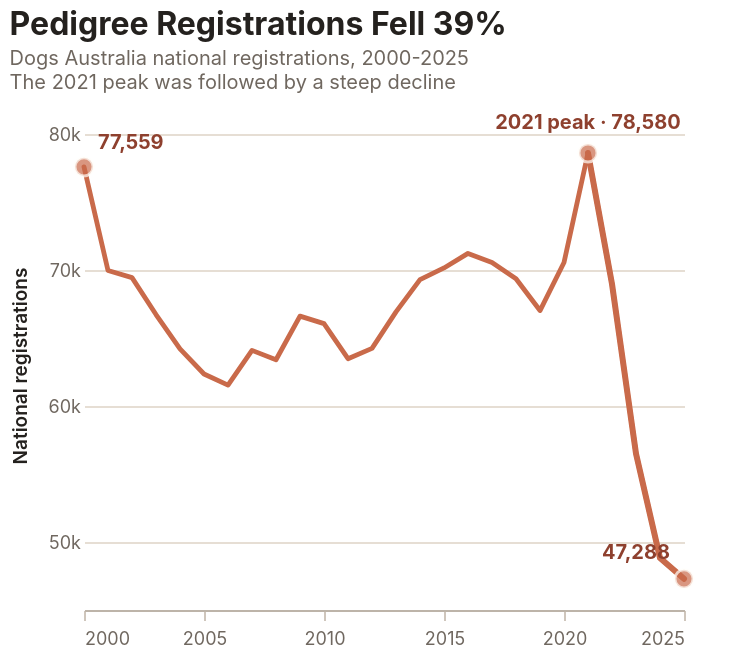

Specify this chart in Vega-Lite:
### Vega-Lite specification from a JSON file in a GitHub repository (floating-point values rounded to 4 significant figures)
{"$schema": "https://vega.github.io/schema/vega-lite/v6.json", "width": "container", "height": 245, "background": null, "padding": {"left": 4, "right": 16, "top": 4, "bottom": 0}, "title": {"text": "Pedigree Registrations Fell 39%", "subtitle": ["Dogs Australia national registrations, 2000-2025", "The 2021 peak was followed by a steep decline"], "anchor": "start", "font": "Inter", "fontSize": 16, "fontWeight": 700, "color": "#24211E", "subtitleFont": "Inter", "subtitleFontSize": 10, "subtitleColor": "#6F675F", "subtitlePadding": 4, "offset": 10}, "data": {"values": [{"Year": 2000, "Registrations": 77559}, {"Year": 2001, "Registrations": 69946}, {"Year": 2002, "Registrations": 69419}, {"Year": 2003, "Registrations": 66710}, {"Year": 2004, "Registrations": 64189}, {"Year": 2005, "Registrations": 62340}, {"Year": 2006, "Registrations": 61524}, {"Year": 2007, "Registrations": 64074}, {"Year": 2008, "Registrations": 63387}, {"Year": 2009, "Registrations": 66588}, {"Year": 2010, "Registrations": 66040}, {"Year": 2011, "Registrations": 63465}, {"Year": 2012, "Registrations": 64224}, {"Year": 2013, "Registrations": 66904}, {"Year": 2014, "Registrations": 69274}, {"Year": 2015, "Registrations": 70130}, {"Year": 2016, "Registrations": 71199}, {"Year": 2017, "Registrations": 70524}, {"Year": 2018, "Registrations": 69335}, {"Year": 2019, "Registrations": 66999}, {"Year": 2020, "Registrations": 70533}, {"Year": 2021, "Registrations": 78580}, {"Year": 2022, "Registrations": 68950}, {"Year": 2023, "Registrations": 56491}, {"Year": 2024, "Registrations": 48820}, {"Year": 2025, "Registrations": 47288}]}, "layer": [{"mark": {"type": "line", "stroke": "#C96A4A", "strokeWidth": 2.4, "strokeCap": "round", "strokeJoin": "round"}, "encoding": {"x": {"field": "Year", "type": "quantitative", "scale": {"domain": [2000, 2025], "nice": false}, "axis": {"title": null, "values": [2000, 2005, 2010, 2015, 2020, 2025], "format": "d", "labelFont": "Inter", "labelFontSize": 9, "labelColor": "#6F675F", "labelPadding": 5, "tickColor": "#CFC6BC", "domainColor": "#BDB4A9", "grid": false}}, "y": {"field": "Registrations", "type": "quantitative", "scale": {"domain": [45000, 81000], "nice": false, "zero": false}, "axis": {"title": "National registrations", "titleFont": "Inter", "titleFontSize": 9.5, "titleFontWeight": 600, "titleColor": "#24211E", "titlePadding": 9, "values": [50000, 60000, 70000, 80000], "labelExpr": "format(datum.value / 1000, '.0f') + 'k'", "labelFont": "Inter", "labelFontSize": 9, "labelColor": "#6F675F", "domain": false, "ticks": false, "grid": true, "gridColor": "#E6DED4", "gridOpacity": 1, "gridWidth": 1}}, "tooltip": [{"field": "Year", "type": "quantitative", "title": "Year", "format": "d"}, {"field": "Registrations", "type": "quantitative", "title": "Registrations", "format": ","}]}}, {"transform": [{"filter": "datum.Year >= 2021"}], "mark": {"type": "line", "stroke": "#C96A4A", "strokeWidth": 3, "strokeCap": "round", "strokeJoin": "round"}, "encoding": {"x": {"field": "Year", "type": "quantitative", "scale": {"domain": [2000, 2025], "nice": false}}, "y": {"field": "Registrations", "type": "quantitative", "scale": {"domain": [45000, 81000], "nice": false, "zero": false}}}}, {"transform": [{"filter": "datum.Year === 2000 || datum.Year === 2021 || datum.Year === 2025"}], "mark": {"type": "circle", "size": 82, "fill": "#C96A4A", "stroke": "#FFFDF9", "strokeWidth": 1.5}, "encoding": {"x": {"field": "Year", "type": "quantitative", "scale": {"domain": [2000, 2025]}}, "y": {"field": "Registrations", "type": "quantitative", "scale": {"domain": [45000, 81000]}}}}, {"transform": [{"filter": "datum.Year === 2000"}], "mark": {"type": "text", "align": "left", "baseline": "bottom", "dx": 7, "dy": -7, "font": "Inter", "fontSize": 10, "fontWeight": 700, "color": "#8E402E"}, "encoding": {"x": {"field": "Year", "type": "quantitative", "scale": {"domain": [2000, 2025]}}, "y": {"field": "Registrations", "type": "quantitative", "scale": {"domain": [45000, 81000]}}, "text": {"value": "77,559"}}}, {"transform": [{"filter": "datum.Year === 2021"}], "mark": {"type": "text", "align": "center", "baseline": "bottom", "dy": -10, "font": "Inter", "fontSize": 10, "fontWeight": 700, "color": "#8E402E"}, "encoding": {"x": {"field": "Year", "type": "quantitative", "scale": {"domain": [2000, 2025]}}, "y": {"field": "Registrations", "type": "quantitative", "scale": {"domain": [45000, 81000]}}, "text": {"value": "2021 peak · 78,580"}}}, {"transform": [{"filter": "datum.Year === 2025"}], "mark": {"type": "text", "align": "right", "baseline": "bottom", "dx": -7, "dy": -8, "font": "Inter", "fontSize": 10, "fontWeight": 700, "color": "#8E402E"}, "encoding": {"x": {"field": "Year", "type": "quantitative", "scale": {"domain": [2000, 2025]}}, "y": {"field": "Registrations", "type": "quantitative", "scale": {"domain": [45000, 81000]}}, "text": {"value": "47,288"}}}], "config": {"view": {"stroke": null}, "axis": {"labelFont": "Inter", "titleFont": "Inter"}}}
